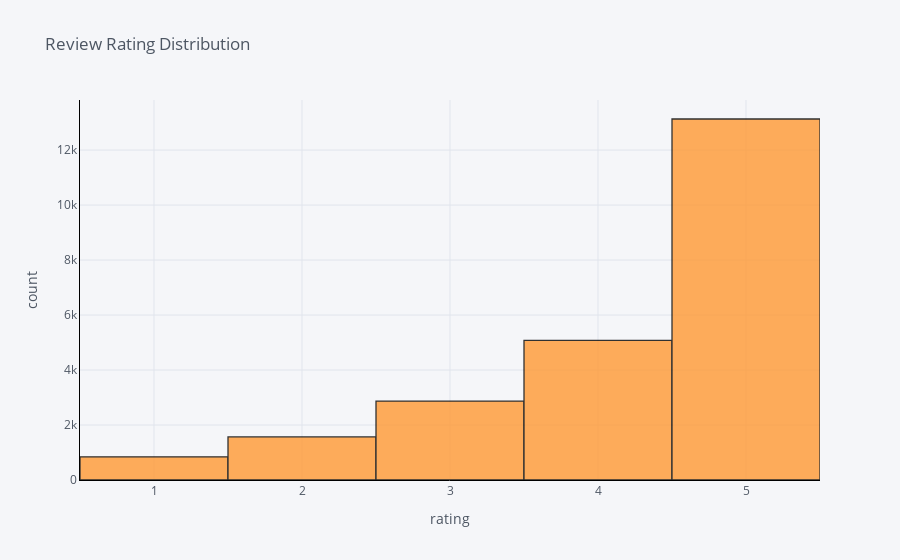

The notebook cell saved with this chart:
### Markdown cell above
# distribution of review ratings

### Code cell
df['Rating'].iplot(
    kind='hist',
    xTitle='rating',
    linecolor='black',
    yTitle='count',
    title='Review Rating Distribution')

### Figure 1 — Plotly figure (JSON) as saved in the notebook; plotly's stock layout.template omitted (floating-point values rounded to 4 significant figures; data arrays with more than 128 entries replaced by an {"elided": "..."} marker saying what was removed)
{"data": [{"histfunc": "count", "histnorm": "", "marker": {"color": "rgba(255, 153, 51, 1.0)", "line": {"color": "#000000", "width": 1.3}}, "name": "Rating", "opacity": 0.8, "orientation": "v", "type": "histogram", "x": {"elided": "23486 int values"}}], "layout": {"barmode": "overlay", "legend": {"bgcolor": "#F5F6F9", "font": {"color": "#4D5663"}}, "paper_bgcolor": "#F5F6F9", "plot_bgcolor": "#F5F6F9", "title": {"font": {"color": "#4D5663"}, "text": "Review Rating Distribution"}, "xaxis": {"gridcolor": "#E1E5ED", "linecolor": "black", "showgrid": true, "tickfont": {"color": "#4D5663"}, "title": {"font": {"color": "#4D5663"}, "text": "rating"}, "zerolinecolor": "#E1E5ED"}, "yaxis": {"gridcolor": "#E1E5ED", "linecolor": "black", "showgrid": true, "tickfont": {"color": "#4D5663"}, "title": {"font": {"color": "#4D5663"}, "text": "count"}, "zerolinecolor": "#E1E5ED"}}}
